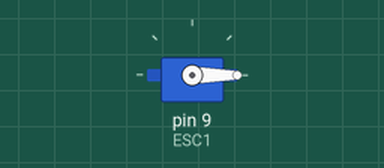
Simulated run of this sketch. Board: Arduino Uno, built with avr-gcc and run on an emulated ATmega328P. Shown: servo.

Above: at 0.1 s.
At 4.1 s:
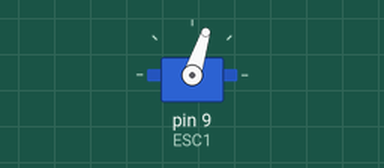
Timing chart, 0 to 5.6 s (numbered marks = the images above):
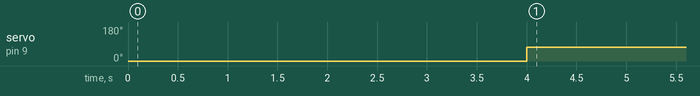

The sketch:

brush.ino
```cpp
//This code can be used for any purpose.

#include <Servo.h>
 Servo ESC1;
int pos = 0; //Sets position variable


void arm()
{
  setSpeed(0); //Sets speed variable delay(1000);
}

void setSpeed(int speed)
{
  int angle = map(speed, 0, 100, 0, 180); //Sets servo positions to different speeds ESC1.write(angle);
  ESC1.write(angle);
}

void setup()
{


  ESC1.attach(9); //Adds ESC to certain pin. arm();
  //int speed; //Implements speed variable
  //int speed; //Implements speed variable
  setSpeed(0); //Creates variable for speed to be used in in for loop
  delay(4000);
  setSpeed(40);
}

void loop()
{

}
```

Measured:
- by itself, servo on pin 9 (ESC1): 0° → 72° at 4.0 s
